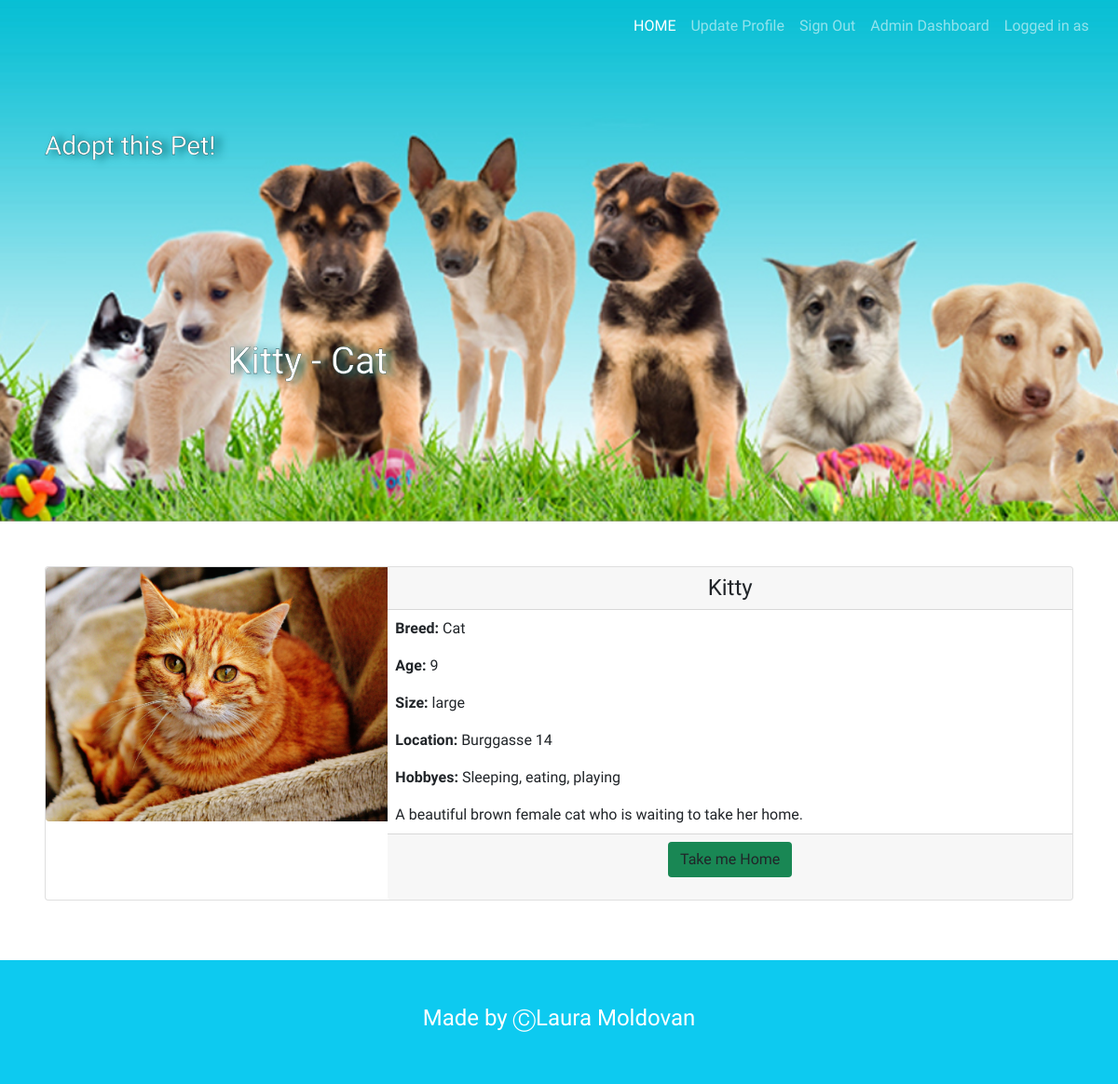
Page /details.php?id=1 (signed in) on the committed database.
### tables this page shows
CREATE TABLE `animals` (
  `id` int(11) NOT NULL PRIMARY KEY AUTO_INCREMENT,
  `name` varchar(255) NOT NULL,
  `breed` varchar(50) NOT NULL,
  `size` varchar(50) NOT NULL,
  `location` varchar(255) NOT NULL,
  `description` varchar(255) NOT NULL,
  `hobby` varchar(50) NOT NULL,
  `age` INT NOT NULL,
  `picture` varchar(255) DEFAULT NULL,
  `status` boolean DEFAULT 1
);

### details.php (the view, shortened to what this page needs)
<?php
require_once 'components/db_connect.php';
if ($_GET['id']) {
    $id = $_GET['id'];
    $sql = "SELECT * FROM animals WHERE id = {$id}";
    $result = mysqli_query($connect, $sql);
    if (mysqli_num_rows($result) == 1) {
        $data = mysqli_fetch_assoc($result);
        $name = $data['name'];
        $breed = $data['breed'];
        $size = $data["size"];
        $location = $data["location"];
        $description = $data["description"];
        $hobby = $data["hobby"];
        $age = $data["age"];
        $status = $data["status"];
        $picture = $data["picture"];
    } else {
        header("location: error.php");
    }
} else {
    header("location: error.php");
}
?>
<!DOCTYPE html>
<html lang="en">
<head>
    <?php require_once 'components/boot.php' ?>
    <link rel="stylesheet" type='text/css' href="css/style.css" />
</head>
<body>
    <header>
        <ul class="nav menu">
            <nav class="navbar navbar-expand-lg navbar-dark">
                <div class="container-fluid">
                    <div class="collapse navbar-collapse" id="navbarNav">
                        <ul class="navbar-nav">
                            <li class="nav-item">
                                <a class="nav-link active" aria-current="page" href="home.php">
                                    HOME
                                </a>
                            </li>
                            <li class="nav-item">
                                <a class="nav-link" href="update.php?id=<?php echo $row1['id'] ?>">
                                    Update Profile
                                </a>
                            </li>
                            <li class="nav-item">
                                <a class="nav-link" href="logout.php?logout">Sign Out</a>
                            </li>
                            <?php if (isset($_SESSION['adm']))
                                echo "<li class='nav-item'>
                                 <a class='nav-link' href='dashBoard.php'>Admin Dashboard</a></li>"
                            ?>
                            <li class="nav-item">
                                <a class="nav-link" href="#">Logged in as </br><?php echo $row1['fname'] . " " . $row1['lname']; ?></a>
                            </li>
                        </ul>
                    </div>
                </div>
            </nav>
        </ul>
        <div class="hero p-5">
            <h3>
                Adopt this Pet!
            </h3>
            <h1 class="text-center">
                <?php echo $name . " - " . $breed; ?>
            </h1>
        </div>
    </header>
    <main class="p-5">
        <div class="card mb-3">
            <div class="row g-0">
                <div class="col-md-4">
                    <img src="pictures/animals/<?php echo $picture; ?>" class="img-fluid rounded-start" alt="<?php echo $name; ?>">
                </div>
                <div class="col-md-8">
                    <h4 class='card-header text-center'><?php echo $name; ?></h4>
                    <div class='card-body p-2'>
                        <p class='card-text'><b> Breed: </b> <?php echo $breed; ?></p>
                        <p class='card-text'><b> Age: </b> <?php echo $age; ?></p>
                        <p class='card-text'><b> Size: </b> <?php echo $size; ?></p>
                        <p class='card-text'><b> Location: </b> <?php echo $location; ?></p>
                        <p class='card-text'><b> Hobbyes: </b> <?php echo $hobby; ?></p>
                        <p class='card-text'><?php echo $description; ?></p>
                    </div>
                    <div class='card-footer text-center'>
                       <?php if ($status == 1)
                            echo "<p class='btn btn-small bg-success' href='adopt.php'>Take me Home</p>";
                        else if ($status == 0)
                            echo "<p class='btn btn-small bg-danger' href='adopted.php'>Already Adopted</p>"
                        ?>
                            </div>
                        </div>
                    </div>
                </div>
    </main>
    <footer class=" p-5 bg-info">
        <p class="h4 text-center text-white">Made by <a href="#">&#x24B8Laura Moldovan</a></p>
    </footer>
</body>
</html>

### css/style.css (style rules this page uses)
body { font-family: 'Acme', sans-serif; }
header { background-image: url("../pictures/hero.jpg"); background-repeat: no-repeat; background-position: center; background-size: cover; }
.menu { position: relative; float: right; width: 45vw; }
.menu a { color: white; }
.hero { height: 70vh; display: flex; flex-direction: column; justify-content: space-around; -webkit-text-stroke: 0.3px #0a373a; text-shadow: 7px 1px 9px #05666d; color: white; }
footer a { text-decoration: none; color: white; }

### rows in the picture
animals: name "Kitty", breed "Cat", picture (picture), age "9", size "large", location "Burggasse 14", hobby "Sleeping, eating, playing", description "A beautiful brown female cat who is waiting to take her home."
